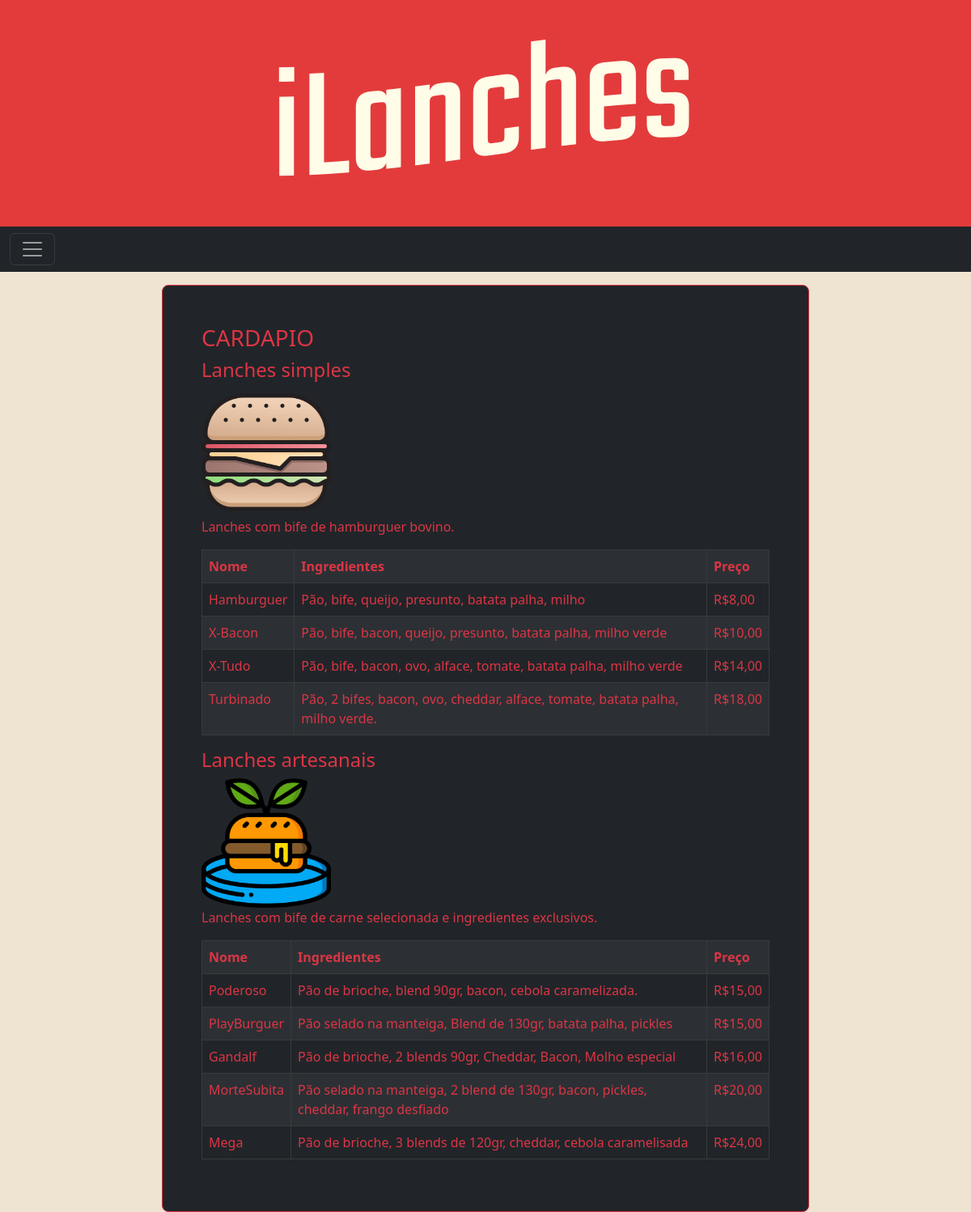
The app's page /Codigo/php/cliente/cardapio.php with its own data.
### tables this page shows
CREATE TABLE `cardapio` (
  `id` int(11) NOT NULL,
  `nome` varchar(50) NOT NULL,
  `ingredientes` varchar(200) NOT NULL,
  `tipo` varchar(25) NOT NULL,
  `preco` float NOT NULL
);

### Codigo/php/cliente/cardapio.php (the view, shortened to what this page needs)
<?php
            include("db_connect.php");
            ?>
<!DOCTYPE html>
<html lang="en">
<head>
    <link href="https://cdn.jsdelivr.net/npm/bootstrap@5.3.0-alpha1/dist/css/bootstrap.min.css" rel="stylesheet"
>
    <link rel="stylesheet" href="../../css/style.css">
</head>
<body>
    <div class="titulo mx-auto">
        <img src="../../images/titulo.png" alt="iLanches Titulo" >
    </div>
    <div>
        <nav class="navbar navbar-dark bg-dark">
            <div class="container-fluid">
                <button class="navbar-toggler" type="button" data-bs-toggle="offcanvas"
                    data-bs-target="#offcanvasDarkNavbar" aria-controls="offcanvasDarkNavbar">
                    <span class="navbar-toggler-icon"></span>
                </button>
            </div>
        </nav>
    </div>
    <div>
        <div>
            <?php
            $simples = "SELECT * FROM cardapio WHERE tipo = 'Simples' ORDER BY preco ASC";
            $resultS = mysqli_query($conn, $simples);
            $artesanal = "SELECT * FROM cardapio WHERE tipo = 'Artesanal' ORDER BY preco ASC";
            $resultA = mysqli_query($conn, $artesanal);
            ?>
            <div class="col-md-10  mx-auto mt-3 col-lg-8">
                <div class="p-4 p-md-5 border border-danger rounded-3 bg-dark">
                    <h3 class="text-danger"> CARDAPIO</h4>
                    <h4 class="text-danger"> Lanches simples</h4>
                    <img src="../../images/simples.png" style="width:20vh;" alt="">
                    <p class="text-danger">Lanches com bife de hamburguer bovino.</p>
                <table class='table table-dark table-bordered table-striped'>
                    <tr>
                    <th class="text-danger">Nome</th>
                        <th class="text-danger">Ingredientes</th>
                        <th class="text-danger">Preço</th>
                    </tr>
                    <?php
                    while ($r_simples = mysqli_fetch_array($resultS)) {
                        echo "<tr>";
                        echo "<td class='text-danger'>" . $r_simples['nome'] . "</td>";
                        echo "<td class='text-danger'>" . $r_simples['ingredientes'] . "</td>";
                        echo "<td class='text-danger'>R$" . $r_simples['preco'] . ",00</td>";
                        echo "</tr>";
                    }
                    ?>
                </table>
                <h4 class="text-danger"> Lanches artesanais</h4>
                <img class="img-fluid" src="../../images/artesanal.png" style="width:20vh;"alt="">
                <p class="text-danger">Lanches com bife de carne selecionada e ingredientes exclusivos.</p>
                <table class='table table-dark table-bordered table-striped'>
                    <tr>
                        <th class="text-danger">Nome</th>
                        <th class="text-danger">Ingredientes</th>
                        <th class="text-danger">Preço</th>
                    </tr>
                    <?php
                    while ($r_artesanal = mysqli_fetch_array($resultA)) {
                        echo "<tr>";
                        echo "<td class='text-danger'>" . $r_artesanal['nome'] . "</td>";
                        echo "<td class='text-danger'>" . $r_artesanal['ingredientes'] . "</td>";
                        echo "<td class='text-danger'>R$" . $r_artesanal['preco'] . ",00</td>";
                        echo "</tr>";
                    }
                    ?>
                </table>
                </div>
            </div>
        </div>
    </div>
</body>
</html>

### Codigo/css/style.css (style rules this page uses)
* { margin:0; padding:0; border:0; }
body { background-color: #efe3d1; }
.titulo { height: 35vh; display:flex; align-items: center; justify-content: center; background-color: #e33b3b; }

### records on screen
cardapio: nome "Hamburguer", ingredientes "Pão, bife, queijo, presunto, batata palha, milho", preco "8"
cardapio: nome "X-Bacon", ingredientes "Pão, bife, bacon, queijo, presunto, batata palha, milho verde", preco "10"
cardapio: nome "X-Tudo", ingredientes "Pão, bife, bacon, ovo, alface, tomate, batata palha, milho verde", preco "14"
cardapio: nome "Turbinado", ingredientes "Pão, 2 bifes, bacon, ovo, cheddar, alface, tomate, batata palha, milho verde.", preco "18"
cardapio: nome "Poderoso", ingredientes "Pão de brioche, blend 90gr, bacon, cebola caramelizada.", preco "15"
cardapio: nome "PlayBurguer", ingredientes "Pão selado na manteiga, Blend de 130gr, batata palha, pickles", preco "15"
cardapio: nome "Gandalf", ingredientes "Pão de brioche, 2 blends 90gr, Cheddar, Bacon, Molho especial", preco "16"
cardapio: nome "MorteSubita", ingredientes "Pão selado na manteiga, 2 blend de 130gr, bacon, pickles, cheddar, frango desfiado", preco "20"
cardapio: nome "Mega", ingredientes "Pão de brioche, 3 blends de 120gr, cheddar, cebola caramelisada", preco "24"
